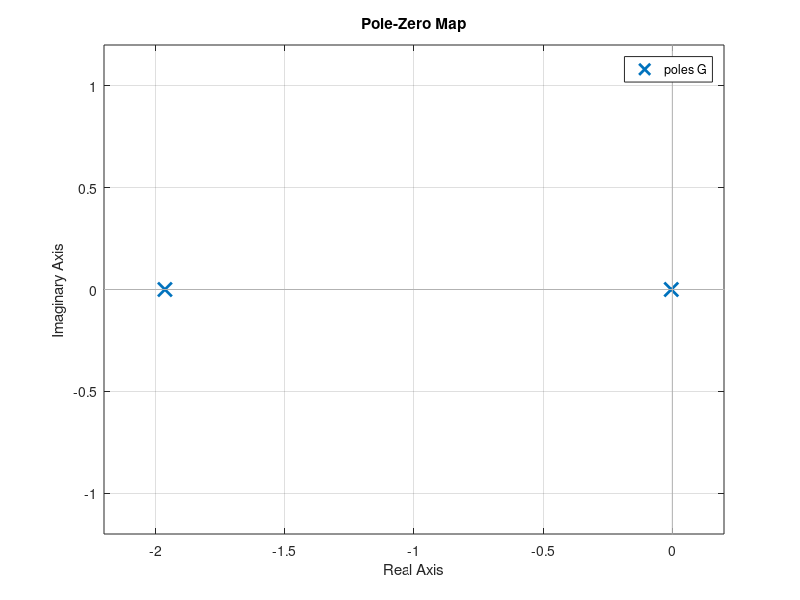
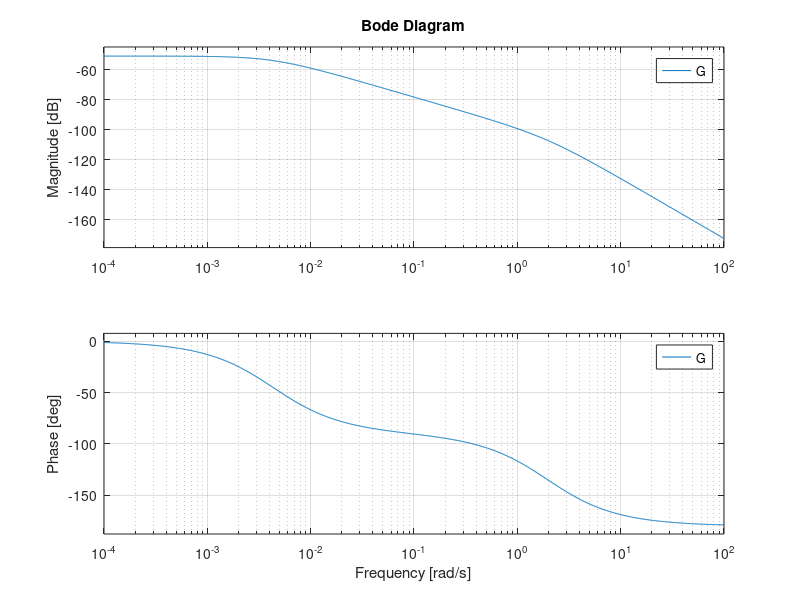

Write the MATLAB code that produced these figures, in order. (Note: this script raises an error after producing the figures.)
% Progetto controllo di un riscaldatore elettrico
% Giacomo Nobili
% Federico Raffoni
% Marco Roca

close all; clear all; clc;

% parametri del sistema
h_R   = 50;          %  coefficiente di convezione tra riscaldatore e aria [W/(m2 C°)]
A_R   = 0.09;        %  area di scambio termico tra riscaldatore e aria [m2]
c_R   = 823.6;       %  calore specifico del riscaldatore [J/(kg C°)]
c_A   = 1010;        %  calore specifico dell'aria [J/(kg C°)]
m_R   = 1.542;       %  massa del riscaldatore [kg];
m_A   = 0.1041;      %  massa dell'aria [kg]
m_A_dot = 0.2;       %  portata massica dell'aria [kg/s].
T_in    = 25;        %  temperatura dell'aria in ingresso (costante) [C°]
K   = 2e-3;          %  coefficiente di variazione della resistenza con la temperatura  [1/C°]
T_R_e   = 200;       %  temperatura del riscaldatore di equilibrio [C°];
T_out_e = 28.8136;   %  temperatura dell'aria in uscita dal riscaldatore di equilibrio [C°]

%%%%%%%%%%%%%%%%%%%%%%%%%%%%%%%%%%%%%%%%%%%%%%%%%%%%%%%%%%%%%%%%%%%%%%%%%%%%%%%%%%%%%%%%%%%%%%%%%%%
%% Punto 1

% Coppia di equilibrio
x_e = [T_R_e; T_out_e];
u_e = (h_R*A_R)*(x_e(1) - x_e(2))*(1 + K*x_e(1));

% Linearizzazione del sistema non lineare nell'equilibrio (x_e, u_e)
% δx˙ = Aδx + Bδu
% Matrice A
A1 = -(h_R*A_R)/(m_R*c_R)-(1/(m_R*c_R)*u_e*K)/(1+K*x_e(1))^2;   % df1/dx1
A2 = (h_R*A_R)/(m_R*c_R);                                       % df1/dx2
A3 = (h_R*A_R)/(m_A*c_A);                                       % df2/dx1
A4 = -m_A_dot/m_A-(h_R*A_R)/(m_A*c_A);                          % df2/dx2

A = [A1 A2; A3 A4];                                             % matrice 2x2

% Matrice B
B1 = (1/(m_R*c_R))/(1+K*x_e(1));                                % df1/du
B2 = 0;                                                         % df2/du

B = [B1; B2];                                                   % matrice 2x1

% δy = Cδx + Dδu, 
% Matrice C
C1 = 0;                                                         % dh/dx1
C2 = 1;                                                         % dh/dx2

C = [C1 C2];                                                    % matrice 1x2

% Matrice D
D = 0;                                                          % dh/du

% Modello
modello = ss(A, B, C, D);

%%%%%%%%%%%%%%%%%%%%%%%%%%%%%%%%%%%%%%%%%%%%%%%%%%%%%%%%%%%%%%%%%%%%%%%%%%%%%%%%%%%%%%%%%%%%%%%%%%%
%% Punto 2
% Funzione di trasferimento G(s) tale che δY (s) = G(s)δU(s)
G = tf(modello);

% Poli di G(s)
p = pole(G);
fprintf("I poli di G:\n");
disp(p);

% Zeri di G(s) (NON NE HA)
z = zero(G);
fprintf("Gli zeri di G:\n");
disp(z);                   

% Poli e zeri nel piano complesso
figure("Name","Poli e Zeri");
pzmap(G);

% Diagrammi di Bode della G
figure("Name","Diagramma di Bode di G(s)");
bode(G);

%%%%%%%%%%%%%%%%%%%%%%%%%%%%%%%%%%%%%%%%%%%%%%%%%%%%%%%%%%%%%%%%%%%%%%%%%%%%%%%%%%%%%%%%%%%%%%%%%%%
%% Punto 3
% Design del regolatore statico

% Parametri
e_star = 0.001;         % errore a regime massimo
W_star = 50;            % w(t) = W · 1(t) con W <= 50  
D_star = 2;             % d(t) = D · 1(t) con D <= 2

Mf_star_iniziale = 40;           % margine di fase minimo imposto
S_star = 18;            % sovraelongazione percentuale massima
T_star = 0.3;           % tempo di assestamento alla ϵ% = 1% massimo (s)

A_d = 60;               % attenuazione disturbo in uscita (dB)
omega_d_min = 1e-10;    % limite inferiore range di pulsazioni di d(t), idealmente 0, concretamente 10^-10, altrimenti matlab non riuscirebbe ad arrivare a -infinito 
omega_d_max = 0.1;      % limite superiore range di pulsazioni di d(t)

A_n = 40;               % attenuazione disturbo di misura (dB)
omega_n_min = 1e3;      % limite inferiore range di pulsazioni di n(t)
omega_n_max = 1e6;      % limite superiore range di pulsazioni di n(t)

Mf_min = 100*abs(log(S_star/100))/sqrt(pi^2 + log(S_star/100)^2);   % Mf_min imposto da S_star
Mf_star = max(Mf_min,Mf_star_iniziale);                             % Mf_star come massimo tra quello imposto dal progetto e quello imposto da S_star
omega_c_min = 460/Mf_star/T_star;                                   % vincolo sulla omega_c minima dato da Mf_min e T_star


% Guadagno statico minimo imposto dall'errore a regime
mu_error = (W_star+D_star)/e_star;                  % guadagno statico minimo imposto da e_star
mu_s_error = mu_error/abs(evalfr(G,0));             % (guadagno della R_s) = (guadagno minimo imposto da e_star)/(guadagno statico di G nell'origine)

% Guadagno statico minimo imposto dal disturbo in uscita
mu_dist = 10^(A_d/20);                              % guadagno statico minimo imposto dal disturbo -> da dB a forma lineare (formula inversa di 20log10())
mu_s_dist = mu_dist/abs(evalfr(G,1j*omega_d_max));  % (guadagno della R_s) = (guadagno minimo imposto da d(t))/(guadagno statico nella pulsazione più critica -> dove l'ampiezza è minore)

% Vediamo quale vincolo è più forte
mu_s = max(mu_s_error, mu_s_dist);

% Regolatore statico
R_s = mu_s;

% Sistema esteso
G_estesa = R_s*G;

% solo per visualizzione, pulsazione minima e massima
omega_plot_min = 1e-4;          % in realtà sarebbe 0, ma matlab non riesce a renderizzare
                                % fino a -infinito
omega_plot_max = omega_n_max;


figure("Name","Diagramma di Bode di G_estesa(s)");
hold on;

% Mapping specifiche sul diagramma di Bode (modulo)
patch_d_x = [omega_d_min;omega_d_min;omega_d_max; omega_d_max];
patch_d_y = [-200;A_d;A_d;-200];
patch(patch_d_x,patch_d_y,'r','FaceAlpha',0.1);

patch_n_x = [omega_n_min;omega_n_min;omega_n_max; omega_n_max];
patch_n_y = [-A_n;200;200;-A_n];
patch(patch_n_x,patch_n_y,'r','FaceAlpha',0.1);

patch_omega_c_x = [omega_plot_min;omega_plot_min;omega_c_min; omega_c_min];
patch_omega_c_y = [-200;0;0;-200];
patch(patch_omega_c_x,patch_omega_c_y,'r','FaceAlpha',0.1);

margin(G_estesa,{omega_plot_min,omega_plot_max});           % Diagrammi di Bode della G_estesa
grid on; zoom on;

% Mapping specifiche sul diagramma di Bode (fase)
patch_Mf_x = [omega_c_min; omega_c_min; omega_n_min; omega_n_min];
patch_Mf_y = [-270; -180+Mf_star; -180+Mf_star; -270];
patch(patch_Mf_x,patch_Mf_y,'r','FaceAlpha',0.1);

%% Design del regolatore dinamico
% Parametri
epsilon = 8;        % margine di sicurezza della fase

omega_c_star = 70;                                     %  valore arbitrario > omega_c_min
M_star = 1/abs(evalfr(G_estesa,1j*omega_c_star));      % margine rispetto a Mf_min
phi_star = Mf_star + epsilon - 180 - rad2deg(angle(evalfr(G_estesa,1j*omega_c_star))) ;

% Rete anticipatrice -- formule di inversione
tau_anticipatrice       = (M_star - cosd(phi_star))/(omega_c_star*sind(phi_star));
alpha_tau_anticipatrice = (cosd(phi_star) - 1/M_star)/(omega_c_star*sind(phi_star));


if min(tau_anticipatrice,alpha_tau_anticipatrice) < 0
    fprintf('Valori negativi\n');
    return;
end


s = tf('s');
R_d_anticipatrice = (1+tau_anticipatrice*s)/(1+alpha_tau_anticipatrice*s); 

R = R_d_anticipatrice*R_s;
L = G * R;


figure("Name","Diagramma di Bode di L(s)");
hold on;

patch_d_x = [omega_d_min;omega_d_min;omega_d_max; omega_d_max];
patch_d_y = [-200;A_d;A_d;-200];
patch(patch_d_x,patch_d_y,'r','FaceAlpha',0.1);

patch_n_x = [omega_n_min;omega_n_min;omega_n_max; omega_n_max];
patch_n_y = [-A_n;200;200;-A_n];
patch(patch_n_x,patch_n_y,'r','FaceAlpha',0.1);

patch_omega_c_x = [omega_plot_min;omega_plot_min;omega_c_min; omega_c_min];
patch_omega_c_y = [-200;0;0;-200];
patch(patch_omega_c_x,patch_omega_c_y,'r','FaceAlpha',0.1);

margin(L,{omega_plot_min,omega_plot_max});           % Diagrammi di Bode della G_estesa
grid on; zoom on;

% Mapping specifiche sul diagramma di Bode (fase)

patch_Mf_x = [omega_c_min; omega_c_min; omega_n_min; omega_n_min];
patch_Mf_y = [-270; -180+Mf_star; -180+Mf_star; -270];
patch(patch_Mf_x,patch_Mf_y,'r','FaceAlpha',0.1);

%%%%%%%%%%%%%%%%%%%%%%%%%%%%%%%%%%%%%%%%%%%%%%%%%%%%%%%%%%%%%%%%%%%%%%%%%%%%%%%%%%%%
%% Punto 4

% Check prestazioni in anello chiuso

% Funzione di sensitività complementare
F = L/(1+L);

% Ingresso di riferimento
W = 50;
figure("Name", "Risposta a gradino di F(s)");
T_simulation = 2*T_star;
[y_step,t_step] = step(W*F, T_simulation);
plot(t_step,y_step,'b');
grid on, zoom on, hold on;

LV = evalfr(W*F,0); % LV è il valore a cui la risposta y_step si assesterà nel tempo

% vincolo sovraelongazione
patch([0,T_simulation,T_simulation,0],[LV*(1+S_star/100),LV*(1+S_star/100),LV*2,LV*2],'r','FaceAlpha',0.3,'EdgeAlpha',0.5);

% vincolo tempo di assestamento all'1%
patch([T_star,T_simulation,T_simulation,T_star],[LV*(1-0.01),LV*(1-0.01),0,0],'g','FaceAlpha',0.1,'EdgeAlpha',0.5);
patch([T_star,T_simulation,T_simulation,T_star],[LV*(1+0.01),LV*(1+0.01),LV*2,LV*2],'g','FaceAlpha',0.1,'EdgeAlpha',0.1);

Legend_step = ["Risposta al gradino"; "Vincolo sovraelongazione"; "Vincolo tempo di assestamento"];
legend(Legend_step);

%% Check disturbo in uscita

% Funzione di sensitività
S = 1/(1+L);

omega_d = 0.02;
t = 0:1e-2:6e2;
% Disturbo:
d = zeros(size(t));
for k = 1:4
    d = d + 0.8 * sin(omega_d * k * t); 
end

figure("Name","Risposta a disturbo d(t)");
y_d = lsim(S,d,t);
hold on, grid on, zoom on
plot(t,d,'m')
plot(t,y_d,'b')
grid on
legend('d(t)','y_d(t)')

%% Check disturbo di misura

omega_n = 10^5;
t = 0:1e-5:2*1e-3;
% Rumore ad alta frequenza
n = zeros(size(t));
for k = 1:4
    n = n + 0.5 * sin(omega_n * k * t); 
end
figure("Name", "Risposta a disturbo n(t)");
y_n = lsim(-F,n,t);
hold on, grid on, zoom on
plot(t,n,'m')
plot(t,y_n,'b')
grid on
legend('n(t)','y_n(t')
